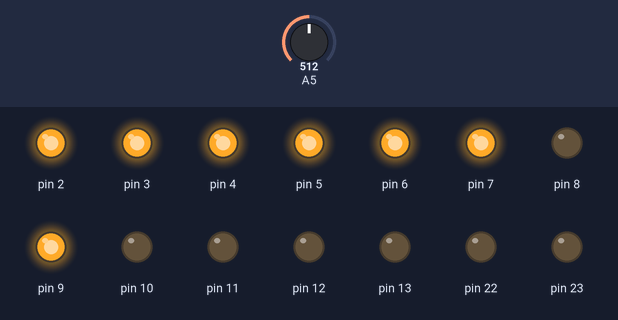
Bench run of a sketch on a simulated Arduino Uno, built with avr-gcc and run on an emulated ATmega328P. Shown: output pins drawn as LEDs (lit = HIGH). The test bench sets the inputs (shaded band); at power-on: A5 = 512. What the sketch prints to the serial monitor is not drawn.

Above: at 0.8 s.
0.9 s: A5 set to 36
2.4 s: A5 set to 30
At 2.9 s:
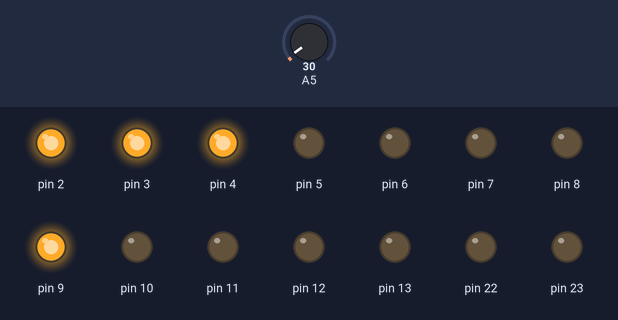
Timing chart, 0 to 5.4 s (numbered marks = the images above; inputs shaded):
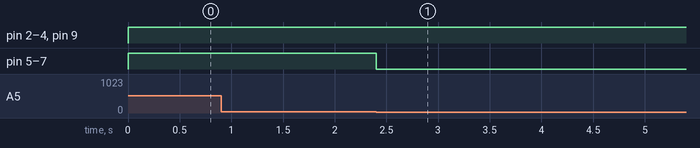

The sketch:

lab6_checkpoint01.ino
```cpp
#include <avr/io.h>
#define F_CPU 16000000UL
#include <util/delay.h>

#define TURN_ALL_LED_OFF 0x00
#define ADC5 5

unsigned char TABLE7SEG[] =
{
  0b00111111, // 0
  0b00000110, // 1
  0b01011011, // 2
  0b01001111, // 3
  0b01100110, // 4
  0b01101101, // 5
  0b01111101, // 6
  0b00000111, // 7
  0b01111111, // 8
  0b01101111, // 9
  0b01110111, // A
  0b01111100, // B
  0b00111001, // C
  0b01011110, // D
  0b01111001, // E
  0b01110001, // F
  0b00000000, // Close
};

int counter = 0;

int adcVal, prevADC, DECODED;

void DISPLAY7segment(signed char a){
  PORTD = (TABLE7SEG[a] << 2);
  PORTB = (TABLE7SEG[a] >> 6);
  PORTB |= 0x02;
}
unsigned int ADC_read(unsigned char a){
  ADMUX &= 0xF0;
  ADMUX |= a;
  ADCSRA |= (1<<ADSC); // Start ADC
  while(!(ADCSRA & (1<<ADIF)));
  ADCSRA |= 1<<ADIF; // RESET FLAG
  return ADC;
}
int main(void){
  DDRC = 0x00;
  DDRD = 0xFF;
  DDRB = 0xFF;
  DISPLAY7segment(TURN_ALL_LED_OFF);

  // ADMUX[7:6] = 01; (REFS1)(REFS0) ref AVCC
  // ADMUX[5] = 0; (ADLAR) right align 2 bit high - 8 bit low ADCH:ADCL
  // ADMUX[3:0] = 0101; (MUX3210) use ADC5
  ADMUX = 0b01000101;

  // ADCSRA[7] = 1; (ADEN) Enable ADC
  // ADCSRA[6] = 0; (ADSC) disable start
  // ADCSRA[5] = 0; (ADSC) disable auto trigger
  // ADCSRA[4] = 0; (ADIF) interrupt flag
  // ADCSRA[3] = 0; (ADIE) set interrupt disable
  // ADCSRA[2:0] = 111; (ADSP) [210] division factor /128
  ADCSRA = 0x87;
  DECODED = 0;

  Serial.begin(9600);
  while(1){
    counter = 0;
    prevADC = 0;
      // Prevent Debounce
      do{
        adcVal = ADC_read(ADC5);
//        Serial.print("adcValRaw: ");
//        Serial.println(adcVal);
//        if ((abs(adcVal-prevADC)<6) && (adcVal>33)) {
        if ((abs(adcVal-prevADC)<20) && (adcVal>33)) {

          counter++;
        } else {
          counter = 0;
        }
        _delay_ms(3);
        prevADC = adcVal;
//        Serial.print("counter: ");
//        Serial.println(counter);
      }while(counter<20);

      Serial.print("adcVal: ");
      Serial.println(adcVal);

      if      ((adcVal>33) &&  (adcVal<65 ))   DECODED = 1;
      else if ((adcVal>71)  && (adcVal<103 )) DECODED = 2;
      else if ((adcVal>114) && (adcVal<146 )) DECODED = 3;
      else if ((adcVal>181) && (adcVal<213 )) DECODED = 4;
      else if ((adcVal>294) && (adcVal<326 )) DECODED = 5;
      else if ((adcVal>396) && (adcVal<428 )) DECODED = 6;
      else if ((adcVal>440) && (adcVal<560 )) DECODED = 7;
      else if ((adcVal>580) && (adcVal<660 )) DECODED = 8;
      else if ((adcVal>680) && (adcVal<780 )) DECODED = 9;
      else if ((adcVal>790) && (adcVal<840 )) DECODED = 10;
      else if ((adcVal>860) && (adcVal<880 )) DECODED = 0;
      else if ((adcVal>890) && (adcVal<1023)) DECODED = 11;

      // Loop until release
      do{
        adcVal = ADC_read(ADC5);
      }while(adcVal > 33);

       Serial.print("Decoded: ");
      Serial.println(DECODED);
      Serial.println();
      DISPLAY7segment(DECODED);
  }
}
```

Measured:
- the behaviour switches between 34 and 33 on A5 (found by bisection; images 0 and 1)
- after the input at 0.9 s, every drawn part: stays the same
- after the input at 2.4 s, pin 5–7: HIGH → LOW at once
